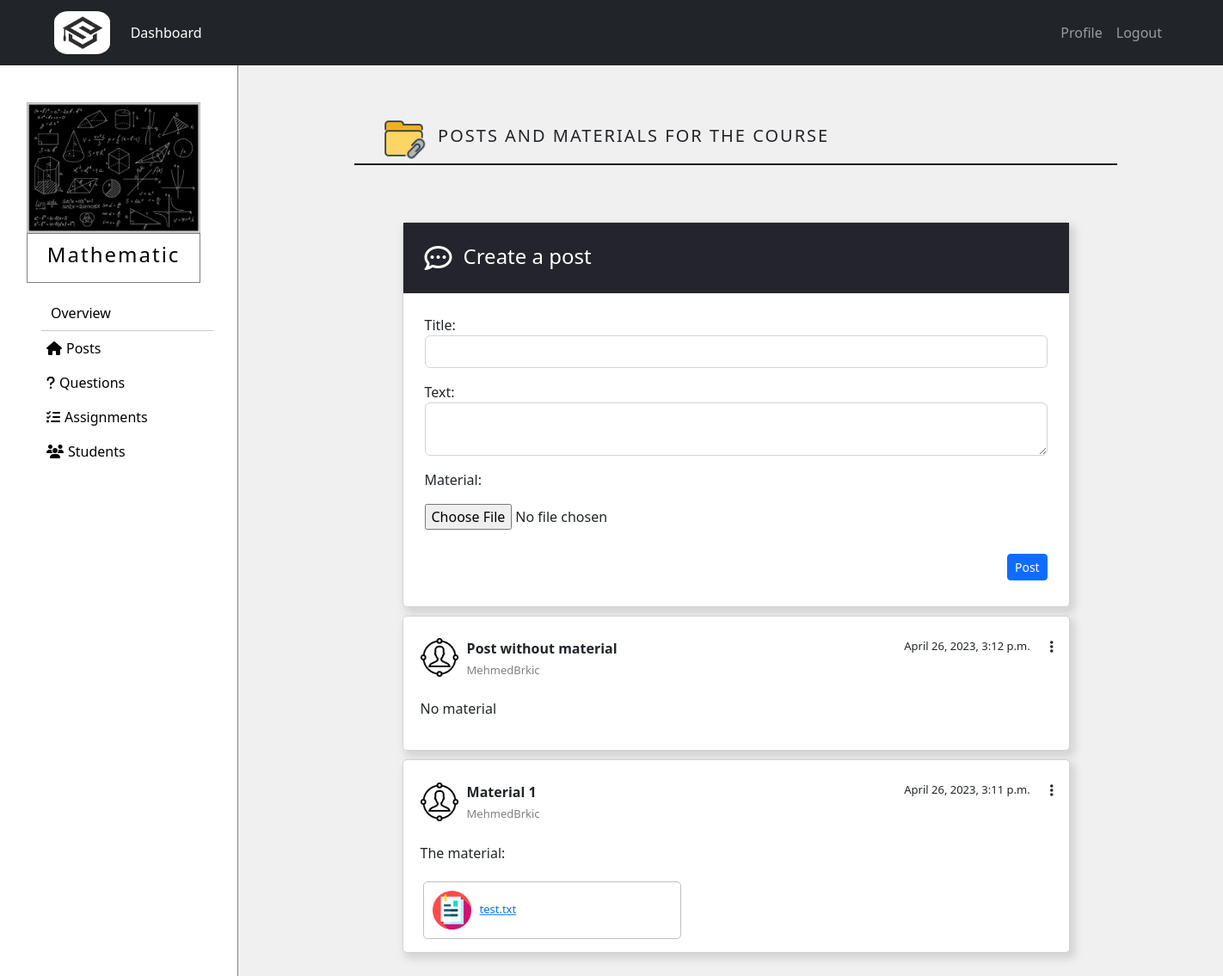
The page /courses/tutor_course/10 (signed in) on the database its author committed.
### courses/models.py (models this page shows, shortened)
class Course(models.Model):
    name = models.CharField(max_length=50)
    summary = models.CharField(max_length=500)
    image = models.ImageField(upload_to="courses_images",default="courses_images/default.jpg",blank=True)
    overview = models.TextField(null=True,blank=True)
    max_students = models.IntegerField(default=100)
    student_number = models.IntegerField(default=0)

class Notice(models.Model):
    name = models.CharField(max_length=50)
    text = models.CharField(max_length=500,null=True,blank=True)
    created_at = models.DateTimeField(auto_now=True)
    tutor = models.ForeignKey(Tutor,related_name='tutor_upload',on_delete=models.CASCADE)
    course = models.ForeignKey(Course,related_name='course_notice',on_delete=models.CASCADE)
    class Meta:
        ordering = ['-created_at']

class Tutor(models.Model):
    user = models.OneToOneField(NewUser,on_delete=models.CASCADE,primary_key=True,related_name='Tutor')
    phone = models.IntegerField()
    course = models.ManyToManyField(Course,through="TutorCourse")

class NewUser(AbstractUser):
    is_student = models.BooleanField(default=False)
    is_tutor = models.BooleanField(default=False)

class Material(models.Model):
    notice = models.ForeignKey(Notice,related_name='material_notice',on_delete=models.CASCADE)
    material = models.FileField(upload_to='materials')
    @property
    def filename(self):
        return os.path.basename(self.material.name)

### courses/views.py (the view, shortened to what this page needs)
# urls.py: path('tutor_course/<int:course_id>',views.view_tutor_course,name='tutor_course'),
@login_required
def view_tutor_course(request,course_id,post_id=None):
   if is_enrolled(request.user, course_id) is False:
      return HttpResponse('<html><body><h2 style="font-weight: lighter">Your do not have access to view this page!</h2><body></html>')
   elif request.user.is_student:
      return HttpResponse('<html><body><h2 style="font-weight: lighter">Your do not have access to view this page!</h2><body></html>')
   course = get_object_or_404(Course,pk=course_id)
   notices = Notice.objects.filter(course=course)
   post_form = PostForm()
   material_form = MaterialForm()
   return render(request,"courses/course.html",{'course':course,'notices':notices,
                                  'post_form':post_form,'material_form':material_form})

### courses/forms.py
class PostForm(forms.ModelForm):
    name = forms.CharField(label='Title:', widget=forms.TextInput(attrs={'class':'form-control'}))
    text = forms.CharField(label='Text:', widget=forms.Textarea(attrs={ "rows":2,"cols":60,
                                                                        "class":"form-control",
                                                                        "id":"id_text2"}))
    class Meta():
        model = Notice
        fields = ['name','text']

class MaterialForm(forms.ModelForm):
    material = forms.FileField(required=False)
    class Meta():
        model = Material
        fields = ['material']

### courses/templatetags/tag.py (called while the page is built)
@register.simple_tag
def getMaterials(notice):
    materials = Material.objects.filter(notice=notice)
    return materials

### courses/views.py (called while the page is built)
def is_enrolled(user, course_id):
   course = get_object_or_404(Course,pk=course_id)
   if user.is_tutor:
      tutor_courses = TutorCourse.objects.filter(course=course,tutor=user.Tutor)
      return tutor_courses.exists()
   else:
      student_courses = StudentCourse.objects.filter(course=course,student=user.Student)
      return student_courses.exists()

### templates/courses/course.html (shortened to what this page needs)
{% extends 'courses/dashboard.html' %}
{% block content_courses %}
{% load static %}
{% if course %}
<div class="row no-gutters">
  <div class="col-2 no-gutters" style="width: 20%; height: 100vh; background-color: white; padding: 0; border-right: 1px solid gray;">
    <div class="card" style="width: 70%; margin-top: 15%;
                             margin-left: auto; margin-right: auto; border: none;">
      <img src="{{course.image.url}}" class="card-img-top" style="border-radius: 0%;" alt="Cover">
        <div class="card-body" style="border: 1px solid gray; padding: 10px 0px 10px 0px;">
          <h4 class="card-title courseDetails"
              style="text-align: center; color: black; letter-spacing: 2px; font-weight: lighter;">{{course.name}}</h4>
        </div>
    </div>
    <div class="nav flex-column" style="margin-top: 5%; width: 100%;">
      <a class="nav-link hoverMeni" href="{% url 'overview' course_id=course.pk %}" style="color: black;">
        Overview
      </a>
      <hr style="width: 200px; margin-left: 60px; margin-right: auto; margin-top: 0px; margin-bottom: 0px;">
      {% if user.is_student %}
      <a class="nav-link hoverMeni" href="{% url 'course' course_id=course.pk %}" style="color: black;">
        <i class="fa-solid fa-house" style="margin-right: 5px; margin-left: 50px;"></i>Posts
      </a>
      {% else %}
      <a class="nav-link hoverMeni" href="{% url 'tutor_course' course_id=course.pk %}" style="color: black;">
        <i class="fa-solid fa-house" style="margin-right: 5px; margin-left: 50px;"></i>Posts
      </a>
      {% endif %}
      <a class="nav-link hoverMeni" href="{% url 'view_questions_tutor' course_id=course.pk %}" style="color: black;">
        <i class="fa-solid fa-question" style="margin-right: 5px; margin-left: 50px;"></i>Questions
      </a>
      <a class="nav-link hoverMeni" href="{% url 'assignment_overview' course_id=course.pk %}" style="color: black;">
        <i class="fa-solid fa-list-check" style="margin-right: 5px; margin-left: 50px;"></i>Assignments
      </a>
      {% if user.is_tutor %}
      <a class="nav-link hoverMeni" href="{% url 'view_students' course_id=course.pk %}" style="color: black;">
        <i class="fa-solid fa-users" style="margin-right: 5px; margin-left: 50px;"></i>Students
      </a>
      {% endif %}
    </div>
  </div>
  <div class="col-10 no-gutters" style="width: 80%; height: 100vh; overflow: scroll;">
    {% block courseContent%}
      {% include 'courses/posts.html' with notices=notices %}
    {% endblock %}
  </div>
</div>
{% endif %}
{% endblock %}

### templates/courses/posts.html (shortened to what this page needs)
{% load static %}
<div id="posts" class="container" style="width: 100%;
height: fit-content; margin-top: 20px; margin-bottom: 20px;">
    <div style="margin-left: auto; margin-right: auto; width:75%; margin-top: 5%; position: relative;">
      <img class="col-sm-4 col-md-4 col-lg-4" src="{% static 'img/materials.png' %}"
           style="width:7%;">
      <div class="col-sm-8 col-md-8 col-lg-8" style="position:absolute; bottom: 12px; display: inline-block;">
        <h5 style="margin-left: 2%; letter-spacing: 2px;">POSTS AND MATERIALS FOR THE COURSE</h5>
      </div>
    </div>
    <hr style="width: 80%; margin-left: auto; margin-right: auto; background-color: black;
               opacity: 1; margin-top: 0; margin-bottom: 6%; height: 2px;">
 {% if user.is_tutor %}
 <div class="containerWithBorder" style="min-width: 500px;">
   <div class="row" style="margin-bottom: 5px; height: fit-content;">
     <div class="form-outline w-100" style="position: relative;">
      <div style="background-color: #24242c;">
       <i class="fa-regular fa-comment-dots fa-2x" style="margin: 25px 8px 25px 25px; color: white;"></i>
       <h4 style="display: inline-block; position: absolute; top: 25px; margin-left: 5px; color: white;">Create a post</h4>
      </div>
       <form enctype="multipart/form-data" action="{% url 'tutor_course' course_id=course.pk%}" method="POST" style="margin: 25px;">
         <p> <label >{{ post_form.name.label_tag }}</label> <br>  {{ post_form.name }}</p>
         <p> <label >{{ post_form.text.label_tag }}</label> <br>  {{ post_form.text }}</p>
         <label>{{ material_form.material.label_tag }}</label> <br></p>
         <p>{{ material_form.material }}</p>
         <div class="float-end mt-2 pt-1">
           <button type="submit" class="btn btn-primary btn-sm" name="post_button" style="margin-bottom: 25px;">Post</button>
         </div>
       </form>
     </div>
   </div>
 </div>
 {% endif %}
  {% if notices %}
  {% for post in notices %}
  <div class="container containerWithBorder" style="padding: 15px; min-width: 500px;">
    <div class="row" style="height: fit-content; padding: 5px; min-width: 500px;">
    <div class="cols-sm-6 col-md-6 col-lg-6" style=" height: fit-content;">
      <div>
          <img src="{% static 'img/tutor.png' %}" style="height: 45px; display: inline-block; position: relative; top: -15px;">
          <div style="display: inline-block;">
            <p style="margin: 5px; text-align: left; font-weight: bold;">{{ post.name }}<br>
            <span style="font-size: small; text-align: left; color: gray; font-weight:lighter">{{ post.tutor.user.username }}</span></p>
          </div>
        </div>
    </div>
      <div class="cols-sm-6 col-md-6 col-lg-6" style="height: fit-content; position: relative;">
        <p style="text-align: right;margin: 5px 25px 5px 5px; font-size: small;">{{ post.created_at }}</p>
        {% if user.is_tutor %}
        {% if user.username == post.tutor.user.username %}
        <div style="position: absolute; right:10px; top: 3px;">
          <ul style="list-style-type: none;">
            <li class="nav-item dropdown">
              <a class="nav-link" href="#" role="button" data-bs-toggle="dropdown" aria-expanded="false">
                <i class="fa-solid fa-ellipsis-vertical"></i>
              </a>
            </li>
          </ul>
        </div>
        {% endif %}
        {% endif %}
      </div>
    </div>
    <div class="row" style="padding: 5px 5px 0px 5px;">
      <div style="height: fit-content;">
        <p style="word-wrap: break-word; text-align: justify;">{{ post.text }}</p>
      </div>
    </div>
    {% load tag %}
    <div class="row" style="padding: 5px 5px 0px 5px;">
        {% getMaterials post as materials %}
        {% for material in materials %}
        <div class="cols-sm-10 col-md-10 col-lg-10"
             style="height: fit-content; position: relative; min-width: 300px; max-width: fit-content;
               padding: 0px; margin-left: 15px; border: 1px solid #8080807d; border-radius: 5px;">
          <div style="height: fit-content; border-radius: 5px; display: inline-block; margin: 10px;">
            <img src="{% static 'img/attachment.png' %}" style="height: 45px;">
          </div>
          <a href="{{ material.material.url }}" class="verticalCenter" style="font-size:small">{{ material.filename }}</a>
        </div>
        {% endfor %}
    </div>
  </div>
  {% endfor %}
  <div style="height: 100px; width: 100%;"></div>
  {% else %}
  <h2 style="text-align: center;">There are no posts yet!</h2>
  {% endif %}
</div>

### static/css/style.css (style rules this page uses)
html { scroll-behavior: smooth; }
*, *:before, *:after { box-sizing: border-box; }
body { margin: 0; padding: 0; min-width: 1400px; }

### static/css/login.css (style rules this page uses)
.courseDetails { opacity: 0.99; color: white; }
.verticalCenter { width: fit-content; position: absolute; transform: translateY(-50%); top:50%; }
.containerWithBorder { margin-left: auto; margin-right: auto; width: 70%; border: 1px solid lightgray; margin-bottom: 10px; border-radius: 5px; box-shadow: 4px 5px 10px 2px lightgray; background-color: white; }

### templates/courses/course.html (style rules this page uses)
body { overflow-x: hidden; overflow-y: hidden; }

### rows shown on the page
Course: image (picture), name "Mathematic"
Notice: name "Post without material", tutor.user.username "MehmedBrkic", created_at "April 26, 2023, 3:12 p.m.", text "No material"
Notice: name "Material 1", tutor.user.username "MehmedBrkic", created_at "April 26, 2023, 3:11 p.m.", text "The material:"
Material: filename "test.txt"

### other values the page prints
{{ post_form.name.label_tag }} "Title:"
{{ post_form.text.label_tag }} "Text:"
{{ material_form.material.label_tag }} "Material:"
